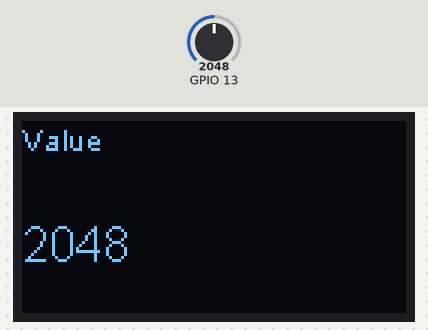
Simulated run of this sketch. Board: ESP32. Parts: 128×64 one-colour display. The test bench sets the inputs (shaded band); at power-on: GPIO 13 = 2048. What the sketch prints to the serial monitor is not drawn.

Above: at 1.2 s.
1.3 s: GPIO 13 set to 2866
At 2.5 s:
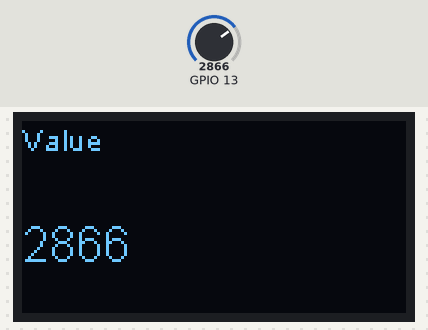
2.8 s: GPIO 13 set to 3603
At 3.5 s:
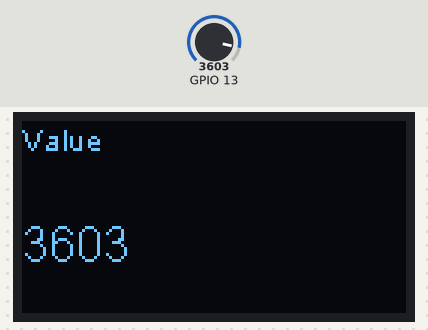
4.3 s: GPIO 13 set to 4095
At 4.7 s:
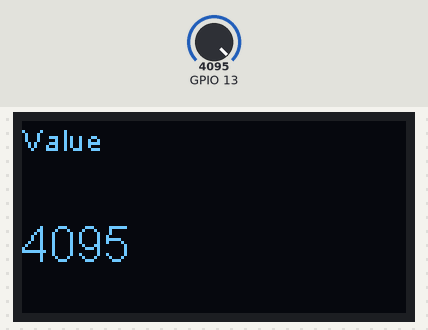
Timing chart, 0 to 7.3 s (numbered marks = the images above; inputs shaded):
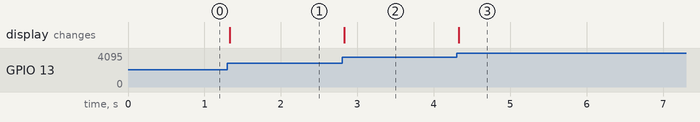

Measured:
- after the input at 1.3 s, the display: changes at once (image 1)
- after the input at 2.8 s, the display: changes at once (image 2)
- after the input at 4.3 s, the display: changes at once (image 3)

The sketch:

OLED_Resistor.ino
```cpp
#include <Wire.h>
#include "SSD1306Wire.h"
SSD1306Wire  display(0x3c, 21, 22);

void setup() {
    Serial.begin(115200);

    // Initialising the UI will init the display too.
    display.init();

    display.flipScreenVertically(); //畫面上下顛倒顯示


    pinMode(13,INPUT);
}

void loop() {
  int val=analogRead(13);
    Serial.println(val);
    display.clear(); //清空畫面
    display.setFont(ArialMT_Plain_10);   //設定字型與大小
    display.drawString(0, 0, "Value");  //(x座標,y座標,"字串")
    display.setFont(ArialMT_Plain_16);   //設定字型與大小
    display.drawString(0, 32, String(val));  //(x座標,y座標,"字串")
    display.display(); //顯示畫面
    delay(10);
}
```
